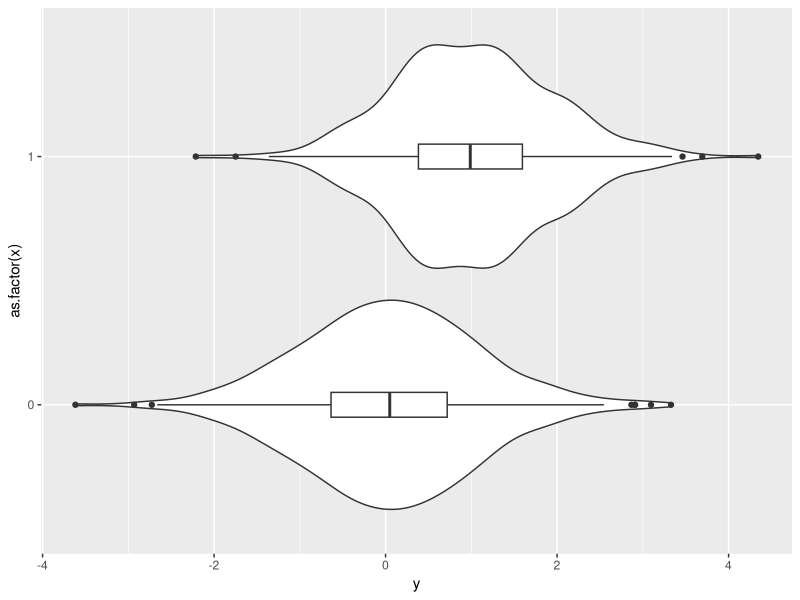

Here is the R script that generated this plot:
## ---- chunk 1
library(dplyr)
library(ggplot2)

myvar = function(x) { mean(x^2) - mean(x)^2 }

x = sample(c(0:1), size = 1e3, replace = T)
y = x + rnorm(1e3, 0, 1)

data = data.frame(x, y)
ggplot(data, aes(x = as.factor(x), y = y)) + geom_violin() + geom_boxplot(width = 0.1) + coord_flip()

myvar(y)

myvar(y[x == 0])
myvar(y[x == 1])

(sigma = mean(myvar(y[x == 0]), myvar(y[x == 1])))

mean(y[x == 0])
mean(y[x == 1])

(evar = myvar(c(mean(y[x == 0]), mean(y[x == 1]))))

evar = rep(mean(y[x == 0]), times = 1e3)
evar[x == 1] = mean(y[x == 1])

myvar(evar)

f = lm(y ~ x - 1)
summary(f)
sigma(f)

var(y)
var(predict(f))
var(unique(predict(f)))

var(predict(f)) + sigma(f)
## ---- chunk 2
x = sample(c(0:1), size = 1e3, replace = T)
y = 2 * x + rnorm(1e3, 0, 1)

f = lm(y ~ x)
summary(f)
beta = coefficients(f)["x"]

beta^2 * var(x)
var(predict(f))

var(y)
sigma(f)
sigma(f) + beta^2 * var(x)
sigma(f) + var(predict(f))

x1 = rbinom(1e3, 2, .3)
var(x1)
p = mean(x1) / 2
2 * p * (1-p)
